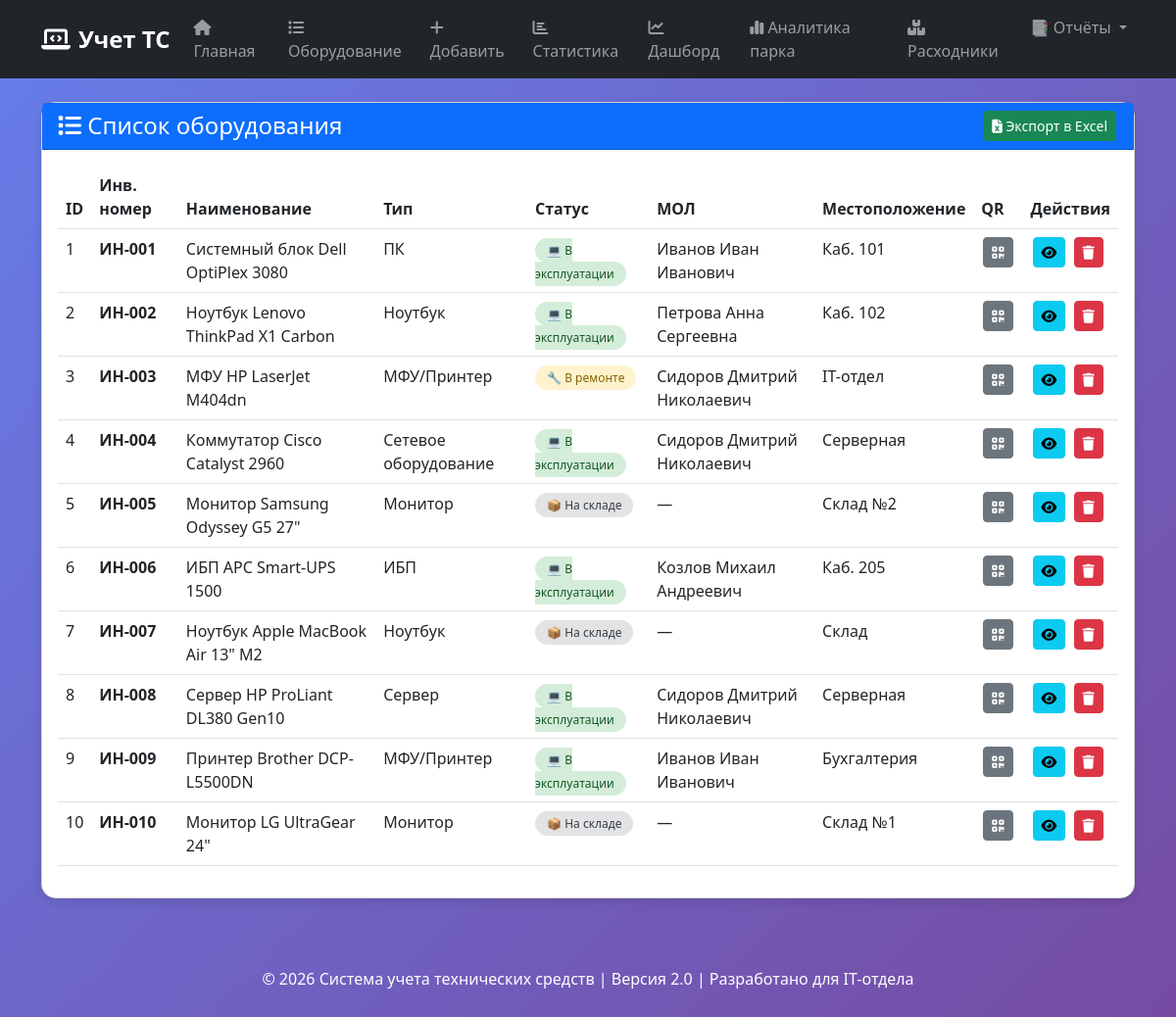
Screenshot of /equipment with the database file from the repository.
### tables this page shows
CREATE TABLE equipment (id INTEGER PRIMARY KEY AUTOINCREMENT, inventory_number TEXT UNIQUE NOT NULL, serial_number TEXT, name TEXT NOT NULL, type_id INTEGER, status TEXT DEFAULT 'in_stock', location TEXT, responsible_id INTEGER, purchase_date TEXT, warranty_end TEXT, cost REAL, qr_code TEXT, next_maintenance_date TEXT, created_at TEXT DEFAULT CURRENT_TIMESTAMP, updated_at TEXT DEFAULT CURRENT_TIMESTAMP, FOREIGN KEY (type_id) REFERENCES equipment_types(id), FOREIGN KEY (responsible_id) REFERENCES users(id));

CREATE TABLE equipment_types (id INTEGER PRIMARY KEY AUTOINCREMENT, name TEXT NOT NULL, category TEXT, depreciation_rate REAL);

CREATE TABLE users (id INTEGER PRIMARY KEY AUTOINCREMENT, username TEXT UNIQUE NOT NULL, password TEXT NOT NULL, role TEXT CHECK(role IN ('admin', 'it_user', 'mol')), full_name TEXT, department TEXT, email TEXT, created_at TEXT DEFAULT CURRENT_TIMESTAMP);

### app.py (the view)
@app.route('/equipment')
def equipment_list():
    equipment = db.get_all_equipment()
    return render_template('equipment_list.html', equipment=equipment)

### database.py (called while the page is built)
def get_connection():
    return sqlite3.connect(DB_NAME)

def get_all_equipment():
    with get_connection() as conn:
        cursor = conn.cursor()
        cursor.execute('SELECT e.id, e.inventory_number, e.serial_number, e.name, e.status, e.location, e.purchase_date, e.cost, e.warranty_end, et.name as type_name, u.full_name as responsible_name FROM equipment e LEFT JOIN equipment_types et ON e.type_id = et.id LEFT JOIN users u ON e.responsible_id = u.id ORDER BY e.id')
        return cursor.fetchall()

### templates/equipment_list.html (shortened to what this page needs)
{% extends "base.html" %}
{% block content %}
<div class="card">
    <div class="card-header bg-primary text-white">
        <div class="d-flex justify-content-between align-items-center">
            <h4 class="mb-0"><i class="fas fa-list"></i> Список оборудования</h4>
            <a href="{{ url_for('export_excel') }}" class="btn btn-success btn-sm">
                <i class="fas fa-file-excel"></i> Экспорт в Excel
            </a>
        </div>
    </div>
    <div class="card-body">
        <div class="table-responsive">
            <table class="table table-hover">
                <thead>
                    <tr>
                        <th>ID</th>
                        <th>Инв. номер</th>
                        <th>Наименование</th>
                        <th>Тип</th>
                        <th>Статус</th>
                        <th>МОЛ</th>
                        <th>Местоположение</th>
                        <th>QR</th>
                        <th>Действия</th>
                    </tr>
                </thead>
                <tbody>
                    {% if not equipment %}
                    <tr>
                        <td colspan="9" class="text-center text-muted py-4">
                            📭 Нет данных об оборудовании. Добавьте первую запись.
                        </td>
                    </tr>
                    {% else %}
                        {% for eq in equipment %}
                        <tr>
                            <td>{{ eq[0] }}</td>
                            <td><strong>{{ eq[1] }}</strong></td>
                            <td>{{ eq[3] }}</td>
                            <td>{{ eq[9] or '—' }}</td>
                            <td>
                                <span class="status-badge status-{{ eq[4] }}">
                                    {% if eq[4] == 'in_use' %}💻 В эксплуатации
                                    {% elif eq[4] == 'in_stock' %}📦 На складе
                                    {% elif eq[4] == 'repair' %}🔧 В ремонте
                                    {% else %}{{ eq[4] }}{% endif %}
                                </span>
                            </td>
                            <td>{{ eq[10] or '—' }}</td>
                            <td>{{ eq[5] or '—' }}</td>
                            <td>
                                <a href="{{ url_for('show_qrcode', equipment_id=eq[0]) }}" class="btn btn-sm btn-secondary" title="QR-код">
                                    <i class="fas fa-qrcode"></i>
                                </a>
                            </td>
                            <td>
                                <a href="{{ url_for('view_equipment', equipment_id=eq[0]) }}" class="btn btn-sm btn-info">
                                    <i class="fas fa-eye"></i>
                                </a>
                                <form action="{{ url_for('delete_equipment', equipment_id=eq[0]) }}" method="post" style="display: inline;">
                                    <button type="submit" class="btn btn-sm btn-danger" onclick="return confirm('Удалить оборудование?')">
                                        <i class="fas fa-trash"></i>
                                    </button>
                                </form>
                            </td>
                        </tr>
                        {% endfor %}
                    {% endif %}
                </tbody>
            </table>
        </div>
    </div>
</div>
{% endblock %}

### templates/base.html (style rules this page uses)
body { background: linear-gradient(135deg, #667eea 0%, #764ba2 100%); min-height: 100vh; }
.card { border-radius: 15px; box-shadow: 0 4px 12px rgba(0,0,0,0.1); transition: transform 0.2s; background: white; }
.status-badge { padding: 4px 12px; border-radius: 20px; font-size: 12px; font-weight: 500; }
.status-in_use { background: #d4edda; color: #155724; }
.status-in_stock { background: #e2e3e5; color: #383d41; }
.status-repair { background: #fff3cd; color: #856404; }
.table-responsive { overflow-x: auto; }
.btn-sm { margin: 0 2px; }

### rows the page displays
equipment: id "1", inventory_number "ИН-001", name "Системный блок Dell OptiPlex 3080", name "ПК", status "💻 В эксплуатации", full_name "Иванов Иван Иванович", location "Каб. 101"
equipment: id "2", inventory_number "ИН-002", name "Ноутбук Lenovo ThinkPad X1 Carbon", name "Ноутбук", status "💻 В эксплуатации", full_name "Петрова Анна Сергеевна", location "Каб. 102"
equipment: id "3", inventory_number "ИН-003", name "МФУ HP LaserJet M404dn", name "МФУ/Принтер", status "🔧 В ремонте", full_name "Сидоров Дмитрий Николаевич", location "IT-отдел"
equipment: id "4", inventory_number "ИН-004", name "Коммутатор Cisco Catalyst 2960", name "Сетевое оборудование", status "💻 В эксплуатации", full_name "Сидоров Дмитрий Николаевич", location "Серверная"
equipment: id "5", inventory_number "ИН-005", name "Монитор Samsung Odyssey G5 27\"", name "Монитор", status "📦 На складе", eq "—", location "Склад №2"
equipment: id "6", inventory_number "ИН-006", name "ИБП APC Smart-UPS 1500", name "ИБП", status "💻 В эксплуатации", full_name "Козлов Михаил Андреевич", location "Каб. 205"
equipment: id "7", inventory_number "ИН-007", name "Ноутбук Apple MacBook Air 13\" M2", name "Ноутбук", status "📦 На складе", eq "—", location "Склад"
equipment: id "8", inventory_number "ИН-008", name "Сервер HP ProLiant DL380 Gen10", name "Сервер", status "💻 В эксплуатации", full_name "Сидоров Дмитрий Николаевич", location "Серверная"
equipment: id "9", inventory_number "ИН-009", name "Принтер Brother DCP-L5500DN", name "МФУ/Принтер", status "💻 В эксплуатации", full_name "Иванов Иван Иванович", location "Бухгалтерия"
equipment: id "10", inventory_number "ИН-010", name "Монитор LG UltraGear 24\"", name "Монитор", status "📦 На складе", eq "—", location "Склад №1"
